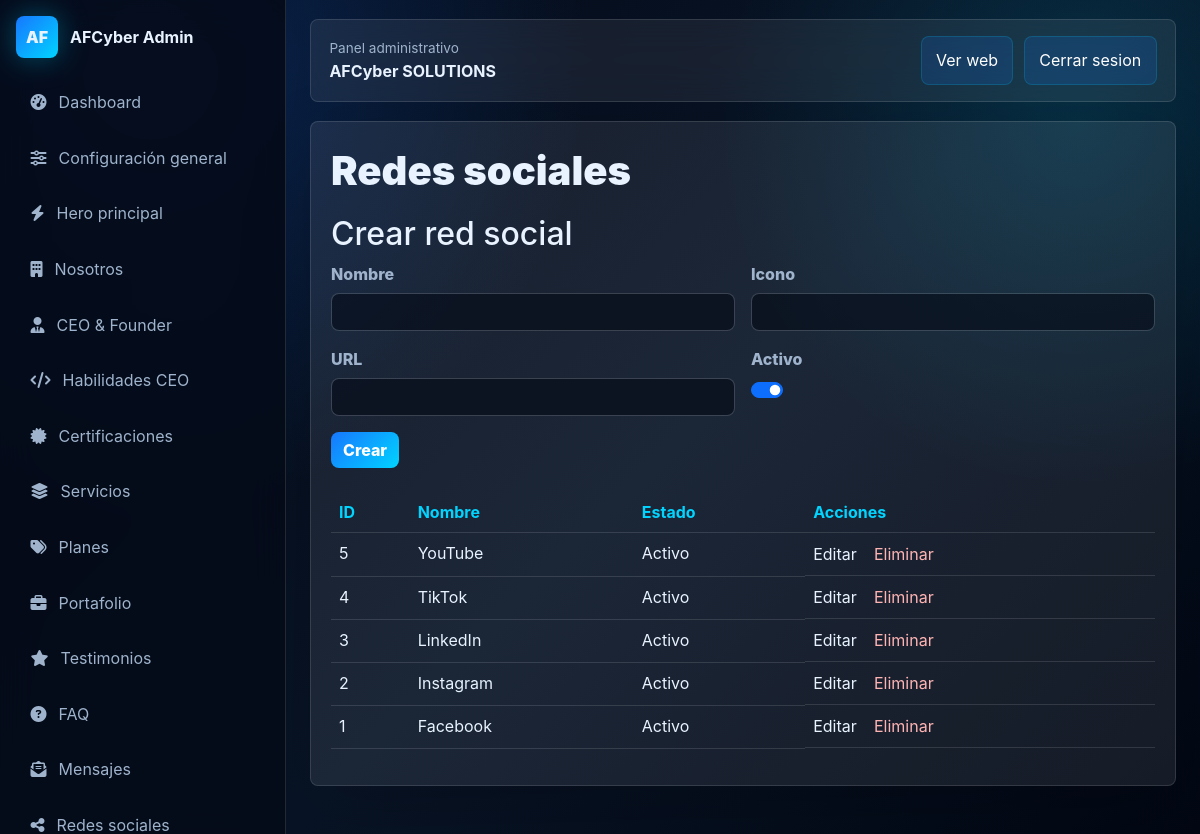
The app's page /admin/socials (signed in) with its own data.
### models.py (models this page shows)
class SiteSettings(db.Model):
    id = db.Column(db.Integer, primary_key=True)
    company_name = db.Column(db.String(140), default="AFCyber SOLUTIONS")
    slogan = db.Column(db.String(220), default="Soluciones tecnológicas modernas y seguras")
    short_description = db.Column(db.Text, default="Servicios tecnológicos premium para empresas y emprendedores.")
    logo = db.Column(db.String(255), default="")
    favicon = db.Column(db.String(255), default="img/favicon.svg")
    primary_email = db.Column(db.String(160), default="info@afcybersolutions.com.do")
    phone = db.Column(db.String(80), default="829-919-8058")
    whatsapp = db.Column(db.String(80), default="18299198058")
    address = db.Column(db.String(220), default="Republica Dominicana")
    business_hours = db.Column(db.String(180), default="Lunes a viernes, 8:00 AM - 6:00 PM")
    facebook = db.Column(db.String(255), default="#")
    instagram = db.Column(db.String(255), default="#")
    linkedin = db.Column(db.String(255), default="#")
    tiktok = db.Column(db.String(255), default="#")
    youtube = db.Column(db.String(255), default="#")
    primary_color = db.Column(db.String(20), default="#1777ff")
    secondary_color = db.Column(db.String(20), default="#00d4ff")
    background_color = db.Column(db.String(20), default="#050b18")
    button_color = db.Column(db.String(20), default="#1777ff")
    theme_mode = db.Column(db.String(20), default="dark")
    tech_gradients = db.Column(db.Text, default="Azul neon, cyan y fondo oscuro corporativo")
    meta_title = db.Column(db.String(180), default="AFCyber SOLUTIONS | Servicios tecnológicos premium")
    meta_description = db.Column(db.Text, default="Desarrollo web, ciberseguridad, soporte técnico, redes, cámaras, POS y automatización empresarial.")
    keywords = db.Column(db.Text, default="AFCyber SOLUTIONS, tecnologia, ciberseguridad, desarrollo web, POS, CMMS")
    og_image = db.Column(db.String(255), default="img/og-afcyber.svg")
    google_analytics_id = db.Column(db.String(80), default="")
    google_search_console = db.Column(db.String(255), default="")
    copyright_text = db.Column(db.String(220), default="Todos los derechos reservados.")
    developer_text = db.Column(db.String(220), default="Desarrollado por AFCyber SOLUTIONS")

class SocialLink(db.Model):
    id = db.Column(db.Integer, primary_key=True)
    name = db.Column(db.String(80), nullable=False)
    icon = db.Column(db.String(120), default="fa-solid fa-link")
    url = db.Column(db.String(255), default="#")
    is_active = db.Column(db.Boolean, default=True)

### app.py (the view, shortened to what this page needs)
    @app.route("/admin/<module>", methods=["GET", "POST"])
    @login_required
    def admin_module(module):
        configs = admin_modules()
        if module not in configs:
            abort(404)
        config = configs[module]
        model = config["model"]
        fields = config["fields"]
        items = model.query.order_by(model.id.desc()).all()
        return render_template("admin/list.html", module=module, config=config, fields=fields, items=items)

### app.py (called while the page is built)
@login_manager.user_loader
def load_user(user_id):
    return User.query.get(int(user_id))

def get_settings():
    return SiteSettings.query.first()

def static_asset_exists(path):
    return os.path.exists(os.path.join(BASE_DIR, "static", path.replace("/", os.sep)))

### templates/admin/list.html
{% extends "admin/base.html" %}
{% block admin_content %}
<section class="admin-card">
  <div class="card-heading"><h1>{{ config.title }}</h1></div>
  <form method="post" enctype="multipart/form-data" class="admin-form mb-4">
    <h2>Crear {{ config.singular }}</h2>
    <div class="row g-3">
      {% for name, label, type in fields %}
      <div class="{% if type == 'textarea' %}col-12{% else %}col-md-6{% endif %}">
        <label>{{ label }}
          {% if type == 'textarea' %}<textarea class="form-control" name="{{ name }}" rows="4"></textarea>
          {% elif type in ['image', 'pdf'] %}<input class="form-control" type="file" name="{{ name }}" accept="{% if type == 'pdf' %}.pdf{% else %}.jpg,.jpeg,.png,.webp,.svg{% endif %}">
          {% elif type == 'checkbox' %}<div class="form-check form-switch"><input class="form-check-input" type="checkbox" name="{{ name }}" checked></div>
          {% else %}<input class="form-control" type="{{ type }}" name="{{ name }}">{% endif %}
        </label>
      </div>
      {% endfor %}
    </div>
    <button class="btn btn-admin mt-3" type="submit">Crear</button>
  </form>
  <div class="table-responsive">
    <table class="table admin-table">
      <thead><tr><th>ID</th><th>Nombre</th><th>Estado</th><th>Acciones</th></tr></thead>
      <tbody>
        {% for item in items %}
        <tr>
          <td>{{ item.id }}</td>
          <td>{{ item.name or item.client_name or item.question }}</td>
          <td>{% if item.is_active is defined %}{{ 'Activo' if item.is_active else 'Inactivo' }}{% else %}Publicado{% endif %}</td>
          <td class="actions"><a href="{{ url_for('admin_edit_item', module=module, item_id=item.id) }}">Editar</a><form method="post" action="{{ url_for('admin_delete_item', module=module, item_id=item.id) }}" onsubmit="return confirm('Eliminar registro?')"><button type="submit">Eliminar</button></form></td>
        </tr>
        {% endfor %}
      </tbody>
    </table>
  </div>
</section>
{% endblock %}

### templates/admin/base.html (shortened to what this page needs)
<!doctype html>
<html lang="es">
<head>
  <link href="https://cdn.jsdelivr.net/npm/bootstrap@5.3.3/dist/css/bootstrap.min.css" rel="stylesheet">
  <link href="https://cdnjs.cloudflare.com/ajax/libs/font-awesome/6.5.2/css/all.min.css" rel="stylesheet">
  <link href="{{ url_for('static', filename='css/admin.css') }}" rel="stylesheet">
</head>
<body>
  <aside class="admin-sidebar">
    <a class="admin-brand" href="{{ url_for('admin_dashboard') }}"><span>AF</span><strong>AFCyber Admin</strong></a>
    <nav>
      <a href="{{ url_for('admin_dashboard') }}"><i class="fa-solid fa-gauge-high"></i> Dashboard</a>
      <a href="{{ url_for('admin_settings') }}"><i class="fa-solid fa-sliders"></i> Configuración general</a>
      <a href="{{ url_for('admin_module', module='hero') }}"><i class="fa-solid fa-bolt"></i> Hero principal</a>
      <a href="{{ url_for('admin_module', module='about') }}"><i class="fa-solid fa-building"></i> Nosotros</a>
      <a href="{{ url_for('admin_module', module='ceo') }}"><i class="fa-solid fa-user-tie"></i> CEO & Founder</a>
      <a href="{{ url_for('admin_module', module='skills') }}"><i class="fa-solid fa-code"></i> Habilidades CEO</a>
      <a href="{{ url_for('admin_module', module='certificates') }}"><i class="fa-solid fa-certificate"></i> Certificaciones</a>
      <a href="{{ url_for('admin_module', module='services') }}"><i class="fa-solid fa-layer-group"></i> Servicios</a>
      <a href="{{ url_for('admin_module', module='plans') }}"><i class="fa-solid fa-tags"></i> Planes</a>
      <a href="{{ url_for('admin_module', module='portfolio') }}"><i class="fa-solid fa-briefcase"></i> Portafolio</a>
      <a href="{{ url_for('admin_module', module='testimonials') }}"><i class="fa-solid fa-star"></i> Testimonios</a>
      <a href="{{ url_for('admin_module', module='faq') }}"><i class="fa-solid fa-circle-question"></i> FAQ</a>
      <a href="{{ url_for('admin_messages') }}"><i class="fa-solid fa-envelope-open-text"></i> Mensajes</a>
      <a href="{{ url_for('admin_module', module='socials') }}"><i class="fa-solid fa-share-nodes"></i> Redes sociales</a>
    </nav>
  </aside>
  <main class="admin-main">
    <header class="admin-topbar">
      <div><span>Panel administrativo</span><strong>{{ settings.company_name }}</strong></div>
      <div class="top-actions"><a href="{{ url_for('index') }}" target="_blank">Ver web</a><a href="{{ url_for('admin_logout') }}">Cerrar sesion</a></div>
    </header>
    {% block admin_content %}{% endblock %}
  </main>
</body>
</html>

### static/css/admin.css (style rules this page uses)
:root { --primary: #1777ff; --secondary: #00d4ff; --dark: #050b18; --text: #e8f3ff; --muted: #9fb4cc; --line: rgba(255,255,255,.12); --radius: 8px; }
* { box-sizing: border-box; }
body { margin: 0; min-height: 100vh; color: var(--text); background: radial-gradient(circle at 12% 8%, rgba(23,119,255,.24), transparent 34%), radial-gradient(circle at 90% 15%, rgba(0,212,255,.14), transparent 28%), linear-gradient(135deg, #040916, #081426 55%, #020713); font-family: Inter, ui-sans-serif, system-ui, "Segoe UI", sans-serif; }
a { color: inherit; text-decoration: none; }
.admin-sidebar { position: fixed; inset: 0 auto 0 0; width: 286px; padding: 1rem; background: rgba(5, 11, 24, .88); border-right: 1px solid var(--line); backdrop-filter: blur(18px); overflow-y: auto; }
.admin-brand { display: flex; align-items: center; gap: .75rem; margin-bottom: 1.2rem; }
.admin-brand span { display: grid; place-items: center; width: 42px; height: 42px; border-radius: var(--radius); font-weight: 900; background: linear-gradient(135deg, var(--primary), var(--secondary)); box-shadow: 0 0 30px rgba(0,212,255,.34); }
.admin-sidebar nav { display: grid; gap: .35rem; }
.admin-sidebar nav a { display: flex; align-items: center; gap: .75rem; padding: .75rem .85rem; color: var(--muted); border-radius: var(--radius); border: 1px solid transparent; transition: .2s ease; }
.admin-main { margin-left: 286px; padding: 1.2rem 1.5rem 3rem; }
.admin-topbar { display: flex; justify-content: space-between; gap: 1rem; align-items: center; padding: 1rem 1.15rem; border: 1px solid var(--line); border-radius: var(--radius); background: rgba(255,255,255,.07); backdrop-filter: blur(18px); }
.admin-topbar span { display: block; color: var(--muted); font-size: .85rem; }
.top-actions { display: flex; gap: .65rem; }
.top-actions a, .quick-grid a { padding: .7rem .9rem; color: #fff; border: 1px solid rgba(0,212,255,.18); border-radius: var(--radius); background: rgba(23,119,255,.16); }
.admin-hero, .admin-card, .metric-grid article { border-radius: var(--radius); border: 1px solid var(--line); background: rgba(255,255,255,.08); box-shadow: 0 24px 70px rgba(0,0,0,.18); }
.admin-hero h1, .admin-card h1 { margin: .3rem 0; font-weight: 900; }
.admin-hero p, .admin-card p, .admin-form label { color: var(--muted); }
.admin-card { margin-top: 1.2rem; padding: 1.25rem; }
.card-heading { display: flex; justify-content: space-between; gap: 1rem; align-items: center; margin-bottom: 1rem; }
.admin-form label { display: grid; gap: .45rem; width: 100%; font-weight: 800; }
.form-control, .form-check-input { color: #fff; border: 1px solid rgba(255,255,255,.14); background-color: rgba(5,11,24,.64); border-radius: var(--radius); }
.btn-admin { color: #fff; border: 0; border-radius: var(--radius); font-weight: 800; background: linear-gradient(135deg, var(--primary), var(--secondary)); }
.admin-table { --bs-table-color: var(--text); --bs-table-bg: transparent; --bs-table-border-color: var(--line); }
.admin-table th { color: var(--secondary); }
.actions { display: flex; gap: .7rem; align-items: center; }
.actions button { color: #ffb4b4; border: 0; background: transparent; }

### records on screen
SiteSettings: company_name "AFCyber SOLUTIONS"
SocialLink: id "5", name "YouTube", is_active "Activo"
SocialLink: id "4", name "TikTok", is_active "Activo"
SocialLink: id "3", name "LinkedIn", is_active "Activo"
SocialLink: id "2", name "Instagram", is_active "Activo"
SocialLink: id "1", name "Facebook", is_active "Activo"

### other values on screen
{{ config.title }} "Redes sociales"
{{ config.singular }} "red social"
{{ label }} "Nombre" "Icono" "URL" "Activo"
